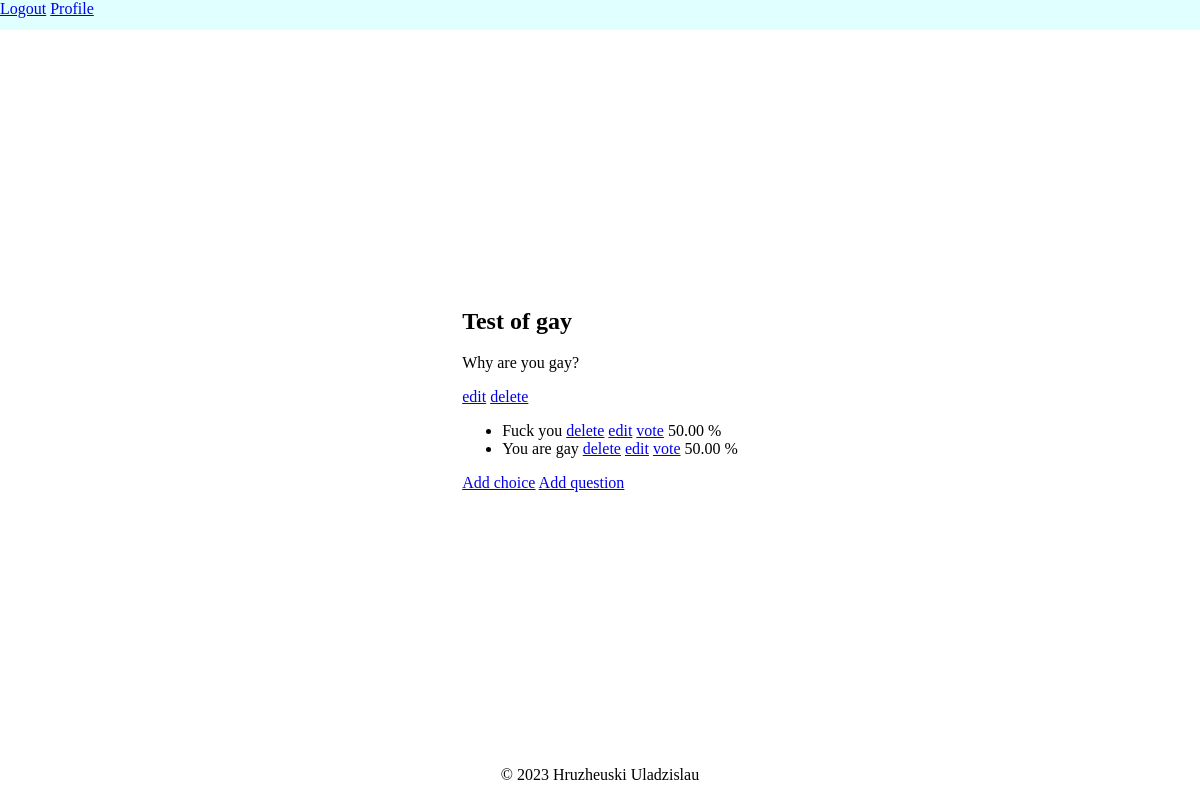
The app's page /poll/2/ (signed in), older data.
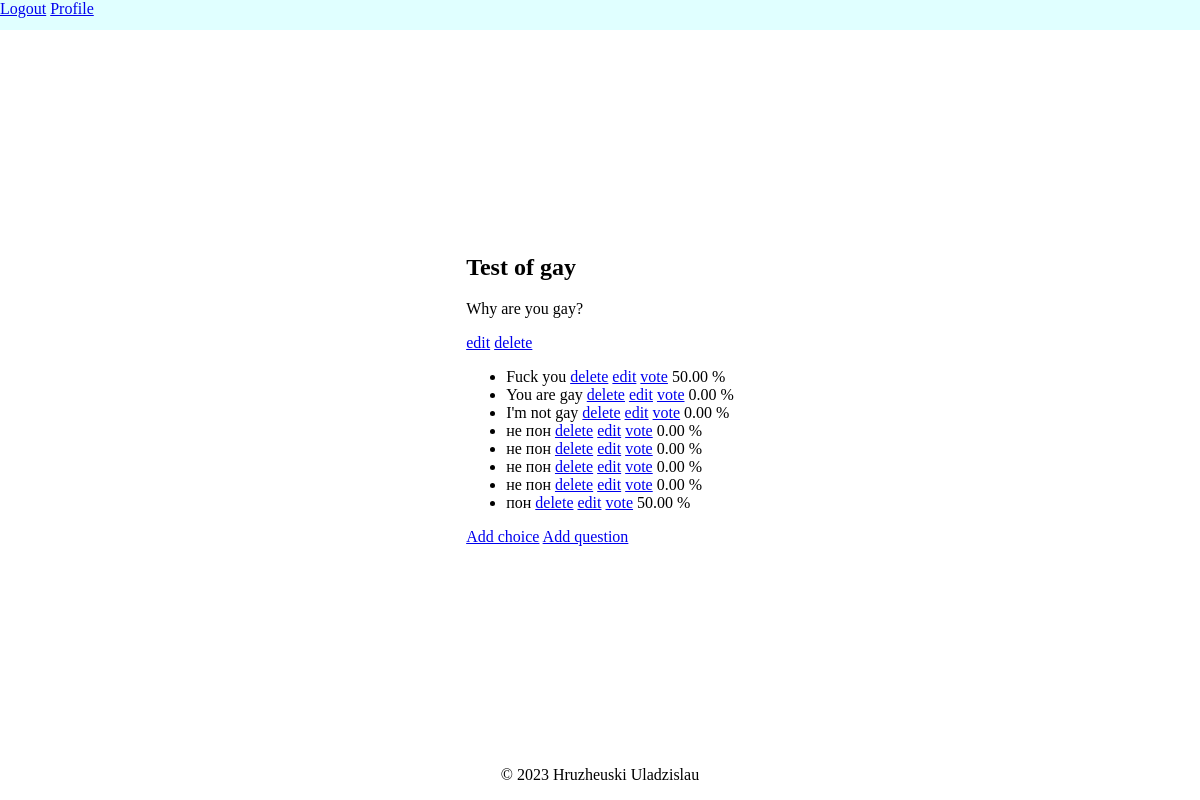
The same page, newer data.
### polls/models.py (models this page shows)
class Question(models.Model):
    question_text = models.CharField(max_length=200)
    poll = models.ForeignKey(Poll, on_delete=models.CASCADE)
    def __str__(self):
        return self.question_text

class Choice(models.Model):
    choice_text = models.CharField(max_length=100)
    question = models.ForeignKey(Question, on_delete=models.CASCADE)
    @property
    def get_percent(self):
        count_votes = Vote.objects.filter(choice__question=self.question).count()
        return f'{self.vote_set.count() / count_votes * 100:.2f} %' if count_votes != 0 else ''
    def __str__(self):
        return self.choice_text

### polls/views.py (the view)
# urls.py: path('poll/<int:poll_id>/', login_required(ShowPoll.as_view()), name='show_poll'),
class ShowPoll(DetailView):
    model = Poll
    template_name = 'polls/show_poll.html'
    pk_url_kwarg = 'poll_id'

### polls/models.py (called while the page is built)
    def __str__(self):
        return self.poll_text

### polls/templates/polls/show_poll.html
{% extends "polls/base.html" %}
{% load crispy_forms_filters %}
{% block content %}
<div class="container">
    <div class="content-section">
        <h2> {{ poll }}</h2>
        {% for question in poll.question_set.all %}
            <p>{{ question }}</p>
            {% if user == poll.creator %}
                <a href="{% url 'edit_question' question.id %}">edit</a>
                <a href="{% url 'delete_question' question.id%}">delete</a>
            {% endif %}
            <ul>
                {% for choice in question.choice_set.all %}
                    <li>
                        {{ choice }}
                        {% if user == poll.creator %}
                            <a href="{% url 'delete_choice' choice.id%}">delete</a>
                            <a href="{% url 'edit_choice' choice.id%}">edit</a>
                        {% endif %}
                        <a href="{% url 'vote' choice.id%}">vote</a>
                        {{ choice.get_percent }}
                    </li>
                {% endfor %}
            </ul>
            {% if user == poll.creator %}
                <a href="{% url 'create_choice' question.id %}">Add choice</a>
            {% endif %}
        {% endfor %}
        {% if user == poll.creator %}
            <a href="{% url 'create_question' poll.id %}">Add question</a>
        {% endif %}
    </div>
</div>
{% endblock content %}

Row changes from the older to the newer data that the page shows:
computed for Choice "You are gay": get_percent "50.00 %" → "0.00 %"
added Choice: choice_text "I'm not gay", get_percent "0.00 %"
added Choice: choice_text "не пон", get_percent "0.00 %"
added Choice: choice_text "не пон", get_percent "0.00 %"
added Choice: choice_text "не пон", get_percent "0.00 %"
added Choice: choice_text "не пон", get_percent "0.00 %"
added Choice: choice_text "пон", get_percent "50.00 %"
